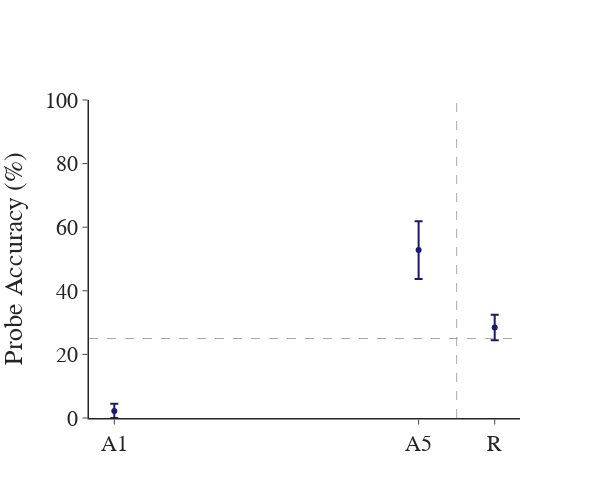

Notebook code for this chart:
### Code cell
avg_probe = first_last.groupby(['session', 'day_type'], as_index=False).agg({'percent_correct': ['mean', 'sem']})

fig = pf.custom_graph_template(x_title='', y_title='', titles=[''], 
                               shared_x=True, shared_y=True, width=600)
fig.add_trace(go.Scatter(x=avg_probe['day_type'], y=avg_probe['percent_correct']['mean'], mode='markers',
                         error_y=dict(type='data', array=avg_probe['percent_correct']['sem']), marker_color='midnightblue'))
fig.add_hline(y=25, line_width=1, line_dash='dash', line_color='darkgrey', opacity=1)
fig.add_vline(x=5.5, line_width=1, line_dash='dash', line_color='darkgrey', opacity=1)
fig.update_yaxes(title='Probe Accuracy (%)', col=1, range=[0, 100])
fig.update_xaxes(
    ticktext=['A1', 'A5', 'R'],
    tickvals=[1, 5, 6],
)
fig.show()
fig.write_image(pjoin(fig_path, 'probe_accuracy_with_recall.png'))

### Figure 1 — Plotly figure (JSON) as saved in the notebook; plotly's stock layout.template omitted (floating-point values rounded to 4 significant figures)
{"data": [{"error_y": {"array": [2.222, 9.083, 3.985], "type": "data"}, "marker": {"color": "midnightblue"}, "mode": "markers", "type": "scatter", "x": [1, 5, 6], "y": [2.222, 52.82, 28.47]}], "layout": {"font": {"family": "Arial", "size": 22}, "height": 500, "shapes": [{"line": {"color": "darkgrey", "dash": "dash", "width": 1}, "opacity": 1, "type": "line", "x0": 0, "x1": 1, "xref": "x domain", "y0": 25, "y1": 25, "yref": "y"}, {"line": {"color": "darkgrey", "dash": "dash", "width": 1}, "opacity": 1, "type": "line", "x0": 5.5, "x1": 5.5, "xref": "x", "y0": 0, "y1": 1, "yref": "y domain"}], "title": {"x": 0.5, "xanchor": "center", "y": 0.9, "yanchor": "top"}, "width": 600, "xaxis": {"anchor": "y", "domain": [0, 1], "linewidth": 1.5, "matches": "x", "ticktext": ["A1", "A5", "R"], "tickvals": [1, 5, 6], "title": {"text": ""}}, "yaxis": {"anchor": "x", "domain": [0, 1], "linewidth": 1.5, "matches": "y", "range": [0, 100], "title": {"text": "Probe Accuracy (%)"}}}}
